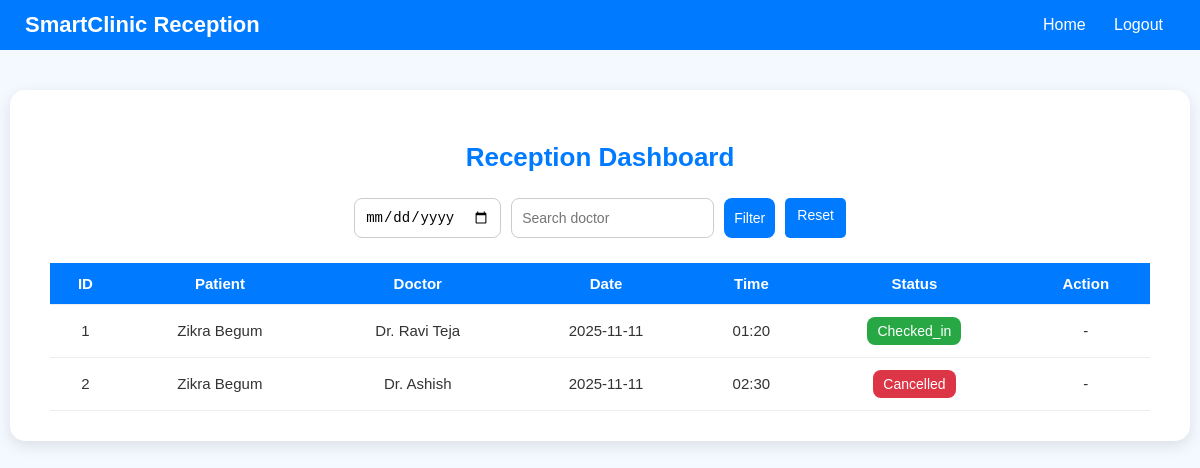
/reception (signed in), run on the app's committed database.
### tables this page shows
CREATE TABLE appointments (
    id INTEGER PRIMARY KEY AUTOINCREMENT,
    patient_name TEXT NOT NULL,
    doctor_name TEXT NOT NULL,
    date TEXT NOT NULL,
    time TEXT NOT NULL,
    status TEXT DEFAULT 'pending',
    queue_number INTEGER
);

### app.py (the view)
@app.route('/reception')
@login_required
@role_required('reception', 'admin')
def reception():
    date = request.args.get('date', '').strip()
    doctor = request.args.get('doctor', '').strip()
    conn = get_db_connection()
    if date and doctor:
        rows = conn.execute(
            "SELECT * FROM appointments WHERE date=? AND doctor_name LIKE ? ORDER BY time",
            (date, f'%{doctor}%')
        ).fetchall()
    elif date:
        rows = conn.execute(
            "SELECT * FROM appointments WHERE date=? ORDER BY time", (date,)
        ).fetchall()
    elif doctor:
        rows = conn.execute(
            "SELECT * FROM appointments WHERE doctor_name LIKE ? ORDER BY date, time",
            (f'%{doctor}%',)
        ).fetchall()
    else:
        rows = conn.execute("SELECT * FROM appointments ORDER BY date, time").fetchall()
    conn.close()
    return render_template('reception.html', appointments=rows)

### app.py (called while the page is built)
def get_db_connection():
    conn = sqlite3.connect(DB)
    conn.row_factory = sqlite3.Row
    return conn

def login_required(f):
    @wraps(f)
    def decorated_function(*args, **kwargs):
        if 'user_id' not in session:
            flash("Please log in to access this page.", "error")
            return redirect(url_for('login', next=request.path))
        return f(*args, **kwargs)
    return decorated_function

def role_required(*allowed_roles):
    def decorator(f):
        @wraps(f)
        def decorated_function(*args, **kwargs):
            role = session.get('role')
            if role not in allowed_roles:
                flash("You do not have permission to access this page.", "error")
                return redirect(url_for('home'))
            return f(*args, **kwargs)
        return decorated_function
    return decorator

### templates/reception.html (shortened to what this page needs)
<!DOCTYPE html>
<html lang="en">
<head>
  <link rel="stylesheet" href="{{ url_for('static', filename='css/style.css') }}">
</head>
<body>
  <div class="navbar">
    <div class="logo">Smart<span>Clinic</span> Reception</div>
    <div>
      <a href="{{ url_for('home') }}">Home</a>
      <a href="{{ url_for('logout') }}">Logout</a>
    </div>
  </div>
  <div class="dashboard-container">
    <h2>Reception Dashboard</h2>
    <form method="GET" class="filter-form">
      <input type="date" name="date" value="{{ request.args.get('date', '') }}">
      <input type="text" name="doctor" placeholder="Search doctor" value="{{ request.args.get('doctor', '') }}">
      <button type="submit">Filter</button>
      <a href="{{ url_for('reception') }}" class="btn" style="padding: 9px 12px;">Reset</a>
    </form>
    {% if appointments %}
      <table>
        <thead>
          <tr>
            <th>ID</th>
            <th>Patient</th>
            <th>Doctor</th>
            <th>Date</th>
            <th>Time</th>
            <th>Status</th>
            <th>Action</th>
          </tr>
        </thead>
        <tbody>
          {% for appt in appointments %}
            <tr>
              <td>{{ appt['id'] }}</td>
              <td>{{ appt['patient_name'] }}</td>
              <td>{{ appt['doctor_name'] }}</td>
              <td>{{ appt['date'] }}</td>
              <td>{{ appt['time'] }}</td>
              <td><span class="status {{ appt['status']|lower }}">{{ appt['status']|capitalize }}</span></td>
              <td>
                {% if appt['status'] == 'pending' %}
                  <a href="{{ url_for('checkin', appointment_id=appt['id']) }}" class="btn">Check-In</a>
                  <a href="{{ url_for('cancel', appointment_id=appt['id']) }}" class="btn cancel">Cancel</a>
                {% else %}
                  <span>-</span>
                {% endif %}
              </td>
            </tr>
          {% endfor %}
        </tbody>
      </table>
    {% else %}
      <p class="no-results">No appointments found.</p>
    {% endif %}
  </div>
</body>
</html>

### static/css/style.css (style rules this page uses)
body { margin: 0; font-family: 'Poppins', sans-serif; background: #f0fef3; color: #333; }
.navbar { display: flex; justify-content: space-between; align-items: center; background: #4cae7b; color: white; padding: 15px 40px; }
.navbar .logo { font-weight: bold; font-size: 1.5em; }

### templates/reception.html (style rules this page uses)
body { font-family: 'Poppins', sans-serif; background-color: #f4f9ff; margin: 0; padding: 0; }
.navbar { background: #007bff; padding: 12px 25px; color: #fff; display: flex; justify-content: space-between; align-items: center; }
.navbar .logo { font-size: 22px; font-weight: bold; }
.navbar a { color: white; text-decoration: none; margin: 0 12px; }
.dashboard-container { max-width: 1100px; margin: 40px auto; background: #fff; border-radius: 15px; padding: 30px 40px; box-shadow: 0 5px 15px rgba(0,0,0,0.1); }
h2 { text-align: center; color: #007bff; font-size: 26px; margin-bottom: 25px; }
.filter-form { display: flex; flex-wrap: wrap; gap: 10px; justify-content: center; margin-bottom: 25px; }
.filter-form input, .filter-form button { padding: 10px; border-radius: 8px; border: 1px solid #ccc; font-size: 14px; }
.filter-form button { background: #007bff; color: white; border: none; cursor: pointer; transition: background 0.3s ease; }
table { width: 100%; border-collapse: collapse; margin-top: 15px; font-size: 15px; }
table th, table td { padding: 12px; border-bottom: 1px solid #eee; text-align: center; }
table th { background-color: #007bff; color: white; font-weight: 600; }
.status { padding: 6px 10px; border-radius: 8px; color: white; font-size: 14px; display: inline-block; }
.checked_in { background-color: #28a745; }
.cancelled { background-color: #dc3545; }
.btn { background-color: #007bff; color: white; padding: 6px 10px; border: none; border-radius: 5px; font-size: 14px; cursor: pointer; text-decoration: none; transition: background 0.3s ease; }

### data on the page
appointments: id "1", patient_name "Zikra Begum", doctor_name "Dr. Ravi Teja", date "2025-11-11", time "01:20", status "Checked_in"
appointments: id "2", patient_name "Zikra Begum", doctor_name "Dr. Ashish", date "2025-11-11", time "02:30", status "Cancelled"
